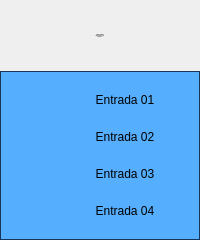
<?xml version="1.0" encoding="UTF-8"?>
<ui version="4.0">
 <class>Form</class>
 <widget class="QWidget" name="Form">
  <property name="geometry">
   <rect>
    <x>0</x>
    <y>0</y>
    <width>200</width>
    <height>240</height>
   </rect>
  </property>
  <property name="sizePolicy">
   <sizepolicy hsizetype="Fixed" vsizetype="Fixed">
    <horstretch>0</horstretch>
    <verstretch>0</verstretch>
   </sizepolicy>
  </property>
  <property name="minimumSize">
   <size>
    <width>200</width>
    <height>240</height>
   </size>
  </property>
  <property name="maximumSize">
   <size>
    <width>200</width>
    <height>240</height>
   </size>
  </property>
  <property name="windowTitle">
   <string>Cartão 5069-IY4 06 Remota 01</string>
  </property>
  <layout class="QVBoxLayout" name="verticalLayout">
   <property name="spacing">
    <number>0</number>
   </property>
   <property name="leftMargin">
    <number>0</number>
   </property>
   <property name="topMargin">
    <number>0</number>
   </property>
   <property name="rightMargin">
    <number>0</number>
   </property>
   <property name="bottomMargin">
    <number>0</number>
   </property>
   <item>
    <layout class="QVBoxLayout" name="verticalLayout_2">
     <property name="spacing">
      <number>0</number>
     </property>
     <item>
      <widget class="PyDMLabel" name="PyDMLabel_2">
       <property name="maximumSize">
        <size>
         <width>16777215</width>
         <height>71</height>
        </size>
       </property>
       <property name="font">
        <font>
         <pointsize>-1</pointsize>
        </font>
       </property>
       <property name="toolTip">
        <string/>
       </property>
       <property name="styleSheet">
        <string notr="true">PyDMLabel {
 qproperty-alignment: AlignCenter;
 border: 1px solid #FF17365D;
 background-color: #FF17365D;
 color: rgb(255, 255, 255);
 min-height: 65px;
 max-height: 65px;
 font-size: 14px;
}
</string>
       </property>
       <property name="text">
        <string>Falhas Hardware
Cartão 5069-IY4 06
Remota 01</string>
       </property>
       <property name="alignment">
        <set>Qt::AlignCenter</set>
       </property>
      </widget>
     </item>
     <item>
      <widget class="QFrame" name="frame">
       <property name="styleSheet">
        <string notr="true">QFrame#frame{
     border: 1px solid #FF17365D;
	 background-color: #56aeff;
}

PyDMByteIndicator {
  min-height: 1.50em;
  max-height: 1.50em;
  min-width: 1.50em;
}</string>
       </property>
       <property name="frameShape">
        <enum>QFrame::StyledPanel</enum>
       </property>
       <property name="frameShadow">
        <enum>QFrame::Raised</enum>
       </property>
       <layout class="QVBoxLayout" name="verticalLayout_3">
        <property name="spacing">
         <number>0</number>
        </property>
        <property name="leftMargin">
         <number>0</number>
        </property>
        <property name="topMargin">
         <number>0</number>
        </property>
        <property name="rightMargin">
         <number>0</number>
        </property>
        <property name="bottomMargin">
         <number>0</number>
        </property>
        <item>
         <layout class="QGridLayout" name="gridLayout">
          <property name="leftMargin">
           <number>5</number>
          </property>
          <property name="topMargin">
           <number>5</number>
          </property>
          <property name="rightMargin">
           <number>5</number>
          </property>
          <property name="bottomMargin">
           <number>5</number>
          </property>
          <property name="horizontalSpacing">
           <number>5</number>
          </property>
          <property name="verticalSpacing">
           <number>10</number>
          </property>
          <item row="3" column="0">
           <widget class="PyDMByteIndicator" name="PyDMByteIndicator_3">
            <property name="sizePolicy">
             <sizepolicy hsizetype="Fixed" vsizetype="Fixed">
              <horstretch>0</horstretch>
              <verstretch>0</verstretch>
             </sizepolicy>
            </property>
            <property name="minimumSize">
             <size>
              <width>27</width>
              <height>27</height>
             </size>
            </property>
            <property name="maximumSize">
             <size>
              <width>30</width>
              <height>27</height>
             </size>
            </property>
            <property name="toolTip">
             <string/>
            </property>
            <property name="channel" stdset="0">
             <string>ca://RA-RaSIA02:RF-IntlkComp-1:InAng15-Mon.VAL</string>
            </property>
            <property name="onColor" stdset="0">
             <color>
              <red>255</red>
              <green>0</green>
              <blue>0</blue>
             </color>
            </property>
            <property name="offColor" stdset="0">
             <color>
              <red>0</red>
              <green>255</green>
              <blue>0</blue>
             </color>
            </property>
            <property name="showLabels" stdset="0">
             <bool>false</bool>
            </property>
            <property name="circles" stdset="0">
             <bool>true</bool>
            </property>
           </widget>
          </item>
          <item row="0" column="1">
           <widget class="PyDMLabel" name="PyDMLabel">
            <property name="sizePolicy">
             <sizepolicy hsizetype="Fixed" vsizetype="Fixed">
              <horstretch>0</horstretch>
              <verstretch>0</verstretch>
             </sizepolicy>
            </property>
            <property name="minimumSize">
             <size>
              <width>100</width>
              <height>25</height>
             </size>
            </property>
            <property name="maximumSize">
             <size>
              <width>100</width>
              <height>25</height>
             </size>
            </property>
            <property name="toolTip">
             <string/>
            </property>
            <property name="text">
             <string>Entrada 01</string>
            </property>
            <property name="alignment">
             <set>Qt::AlignCenter</set>
            </property>
            <property name="channel" stdset="0">
             <string/>
            </property>
           </widget>
          </item>
          <item row="0" column="0">
           <widget class="PyDMByteIndicator" name="PyDMByteIndicator">
            <property name="sizePolicy">
             <sizepolicy hsizetype="Fixed" vsizetype="Fixed">
              <horstretch>0</horstretch>
              <verstretch>0</verstretch>
             </sizepolicy>
            </property>
            <property name="minimumSize">
             <size>
              <width>27</width>
              <height>27</height>
             </size>
            </property>
            <property name="maximumSize">
             <size>
              <width>30</width>
              <height>27</height>
             </size>
            </property>
            <property name="toolTip">
             <string/>
            </property>
            <property name="channel" stdset="0">
             <string>ca://RA-RaSIA02:RF-IntlkComp-1:InAng12-Mon.VAL</string>
            </property>
            <property name="onColor" stdset="0">
             <color>
              <red>255</red>
              <green>0</green>
              <blue>0</blue>
             </color>
            </property>
            <property name="offColor" stdset="0">
             <color>
              <red>0</red>
              <green>255</green>
              <blue>0</blue>
             </color>
            </property>
            <property name="showLabels" stdset="0">
             <bool>false</bool>
            </property>
            <property name="circles" stdset="0">
             <bool>true</bool>
            </property>
           </widget>
          </item>
          <item row="2" column="0">
           <widget class="PyDMByteIndicator" name="PyDMByteIndicator_2">
            <property name="sizePolicy">
             <sizepolicy hsizetype="Fixed" vsizetype="Fixed">
              <horstretch>0</horstretch>
              <verstretch>0</verstretch>
             </sizepolicy>
            </property>
            <property name="minimumSize">
             <size>
              <width>27</width>
              <height>27</height>
             </size>
            </property>
            <property name="maximumSize">
             <size>
              <width>30</width>
              <height>27</height>
             </size>
            </property>
            <property name="toolTip">
             <string/>
            </property>
            <property name="channel" stdset="0">
             <string>ca://RA-RaSIA02:RF-IntlkComp-1:InAng14-Mon.VAL</string>
            </property>
            <property name="onColor" stdset="0">
             <color>
              <red>255</red>
              <green>0</green>
              <blue>0</blue>
             </color>
            </property>
            <property name="offColor" stdset="0">
             <color>
              <red>0</red>
              <green>255</green>
              <blue>0</blue>
             </color>
            </property>
            <property name="showLabels" stdset="0">
             <bool>false</bool>
            </property>
            <property name="circles" stdset="0">
             <bool>true</bool>
            </property>
           </widget>
          </item>
          <item row="1" column="1">
           <widget class="PyDMLabel" name="PyDMLabel_3">
            <property name="sizePolicy">
             <sizepolicy hsizetype="Fixed" vsizetype="Fixed">
              <horstretch>0</horstretch>
              <verstretch>0</verstretch>
             </sizepolicy>
            </property>
            <property name="minimumSize">
             <size>
              <width>100</width>
              <height>25</height>
             </size>
            </property>
            <property name="maximumSize">
             <size>
              <width>100</width>
              <height>25</height>
             </size>
            </property>
            <property name="toolTip">
             <string/>
            </property>
            <property name="text">
             <string>Entrada 02</string>
            </property>
            <property name="alignment">
             <set>Qt::AlignCenter</set>
            </property>
           </widget>
          </item>
          <item row="2" column="1">
           <widget class="PyDMLabel" name="PyDMLabel_4">
            <property name="sizePolicy">
             <sizepolicy hsizetype="Fixed" vsizetype="Fixed">
              <horstretch>0</horstretch>
              <verstretch>0</verstretch>
             </sizepolicy>
            </property>
            <property name="minimumSize">
             <size>
              <width>100</width>
              <height>25</height>
             </size>
            </property>
            <property name="maximumSize">
             <size>
              <width>100</width>
              <height>25</height>
             </size>
            </property>
            <property name="toolTip">
             <string/>
            </property>
            <property name="text">
             <string>Entrada 03</string>
            </property>
            <property name="alignment">
             <set>Qt::AlignCenter</set>
            </property>
           </widget>
          </item>
          <item row="3" column="1">
           <widget class="PyDMLabel" name="PyDMLabel_5">
            <property name="sizePolicy">
             <sizepolicy hsizetype="Fixed" vsizetype="Fixed">
              <horstretch>0</horstretch>
              <verstretch>0</verstretch>
             </sizepolicy>
            </property>
            <property name="minimumSize">
             <size>
              <width>100</width>
              <height>25</height>
             </size>
            </property>
            <property name="maximumSize">
             <size>
              <width>100</width>
              <height>25</height>
             </size>
            </property>
            <property name="toolTip">
             <string/>
            </property>
            <property name="text">
             <string>Entrada 04</string>
            </property>
            <property name="alignment">
             <set>Qt::AlignCenter</set>
            </property>
           </widget>
          </item>
          <item row="1" column="0">
           <widget class="PyDMByteIndicator" name="PyDMByteIndicator_4">
            <property name="sizePolicy">
             <sizepolicy hsizetype="Fixed" vsizetype="Fixed">
              <horstretch>0</horstretch>
              <verstretch>0</verstretch>
             </sizepolicy>
            </property>
            <property name="minimumSize">
             <size>
              <width>27</width>
              <height>27</height>
             </size>
            </property>
            <property name="maximumSize">
             <size>
              <width>30</width>
              <height>27</height>
             </size>
            </property>
            <property name="toolTip">
             <string/>
            </property>
            <property name="channel" stdset="0">
             <string>ca://RA-RaSIA02:RF-IntlkComp-1:InAng13-Mon.VAL</string>
            </property>
            <property name="onColor" stdset="0">
             <color>
              <red>255</red>
              <green>0</green>
              <blue>0</blue>
             </color>
            </property>
            <property name="offColor" stdset="0">
             <color>
              <red>0</red>
              <green>255</green>
              <blue>0</blue>
             </color>
            </property>
            <property name="showLabels" stdset="0">
             <bool>false</bool>
            </property>
            <property name="circles" stdset="0">
             <bool>true</bool>
            </property>
           </widget>
          </item>
         </layout>
        </item>
       </layout>
      </widget>
     </item>
    </layout>
   </item>
  </layout>
 </widget>
 <customwidgets>
  <customwidget>
   <class>PyDMLabel</class>
   <extends>QLabel</extends>
   <header>pydm.widgets.label</header>
  </customwidget>
  <customwidget>
   <class>PyDMByteIndicator</class>
   <extends>QWidget</extends>
   <header>pydm.widgets.byte</header>
  </customwidget>
 </customwidgets>
 <resources/>
 <connections/>
</ui>
